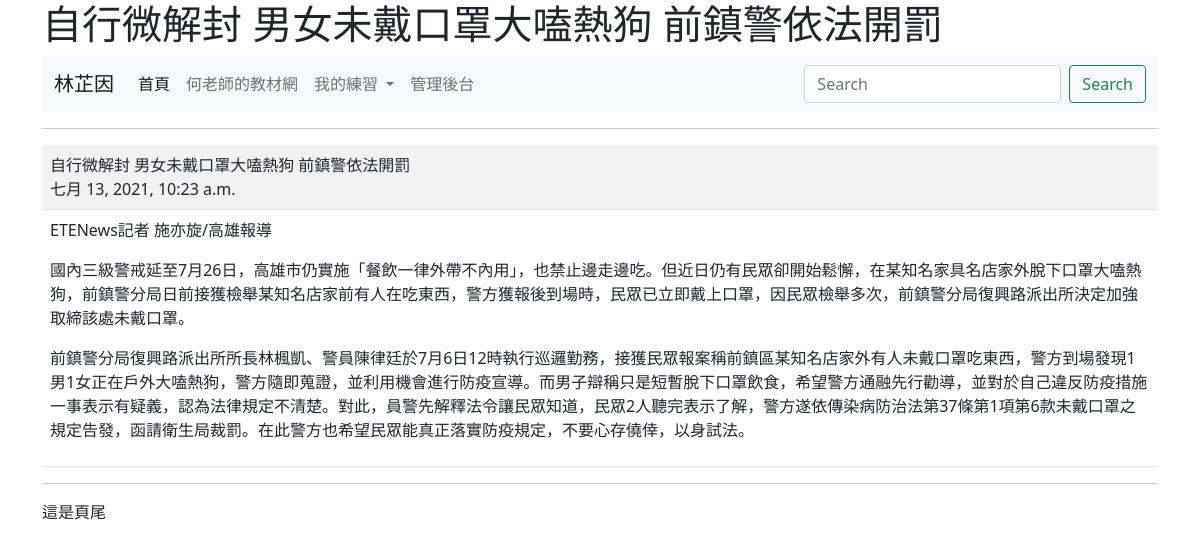
The page /show/7/ on the database its author committed.
### mysite/models.py (models this page shows, shortened)
class Post(models.Model):
	title = models.CharField(max_length=200) #field=資料欄
	content = models.TextField() #TextField=大量文字沒限制
	pub_date = models.DateTimeField(default=timezone.now) #預設現在的時間
	class Meta:
		ordering = ('-pub_date',)

### mysite/views.py (the view)
# urls.py: path('show/<int:id>/',views.show),
def show(request, id):
	try:
		post = Post.objects.get(id=id)
	except:
		return redirect('/news/')
	return render(request, 'show.html' , locals())

### templates/show.html (shortened to what this page needs)
{% extends "base.html" %}
{% block main %}
	<hr>
	<table class ='table table-striped'>
		<tr>
			<td>
				{{post.title}}<br>
				{{post.pub_date}}
			</td>
		</tr>
	   	<tr>
	   		<td>
	   			{{post.content | linebreaks }}
	   		</td>
	   	</tr>
	</table>
{% endblock %}

### rows shown on the page
Post: title "自行微解封 男女未戴口罩大嗑熱狗 前鎮警依法開罰", pub_date "七月 13, 2021, 10:23 a.m.", content "ETENews記者 施亦旋/高雄報導 國內三級警戒延至7月26日，高雄市仍實施「餐飲一律外帶不內用」，也禁止邊走邊吃。但近日仍有民眾卻開始鬆懈，在某知名家具名店家外脫下口罩大嗑熱狗，前鎮警分局日前接獲檢舉某知名店家前有人在吃東西，警方獲報後到場時，民眾已立即戴上口罩，因民眾檢舉多次，前鎮警分局復興路派出所決定加強取締該處未戴口罩。 前鎮警分局復興路派出所所長林楓凱、警員陳律廷於7月6日12時執行巡邏勤務，接獲民眾報案稱前鎮區某知名店家外有人未戴口罩吃東西，警方到場發現1男1女正在戶外大嗑熱狗，警方隨即蒐證，並利用機會進行防疫宣導。而男子辯稱只是短暫脫下口罩飲食，希望警方通融先行勸導，並對於自己違反防疫措施一事表示有疑義，認為法律規定不清楚。對此，員警先解釋法令讓民眾知道，民眾2人聽完表示了解，警方遂依傳染病防治法第37條第1項第6款未戴口罩之規定告發，函請衛生局裁罰。在此警方也希望民眾能真正落實防疫規定，不要心存僥倖，以身試法。"
